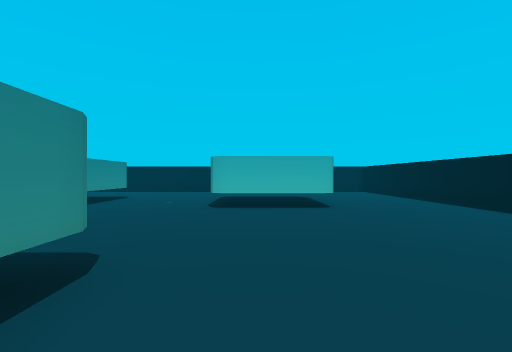
view 1 (above)

16 first-person views from a walk through a scene from a Unity 3-D project. The camera is 0.48 m above the floor, looks level and sees 90° across. The floor is counted in squares, 0.5 m on a side. Each view is taken from the middle of a square. On the plan, view 1 faces up. The plan holds only what a view shows up to about 11 squares ahead; the rest is blank. The player is left out.

view 2
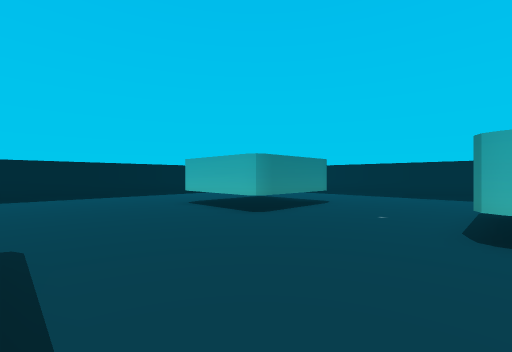

view 3
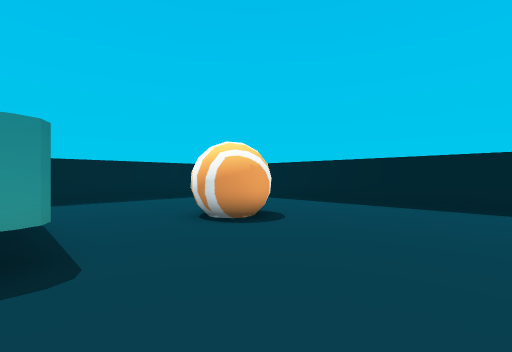

view 4
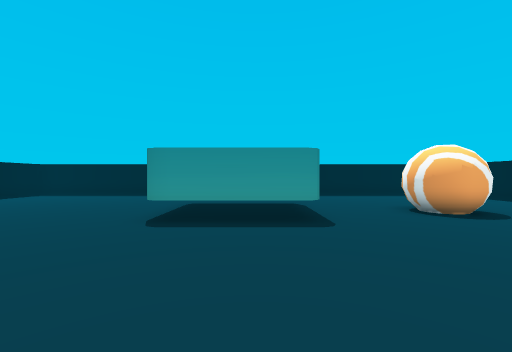

view 5
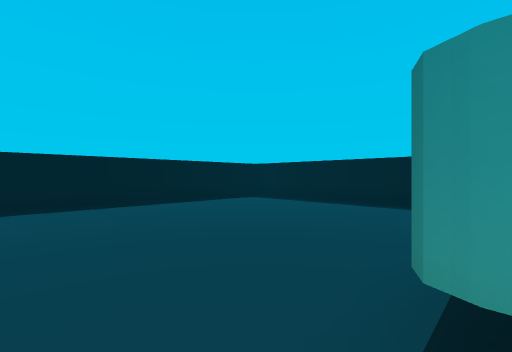

view 6
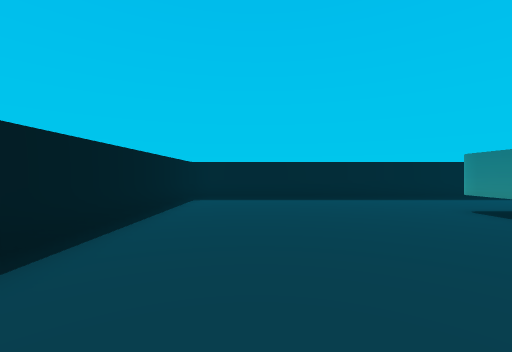

view 7
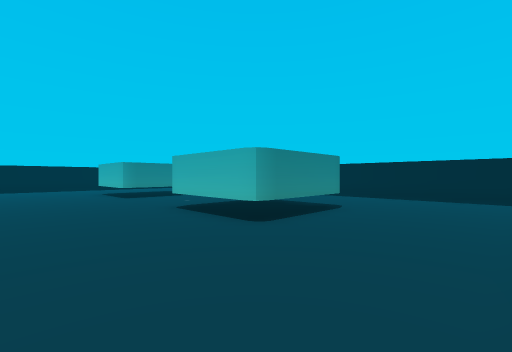

view 8
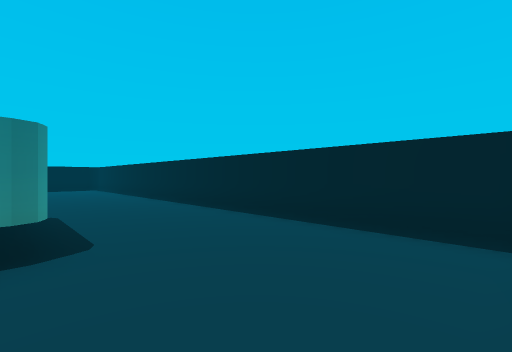

view 9
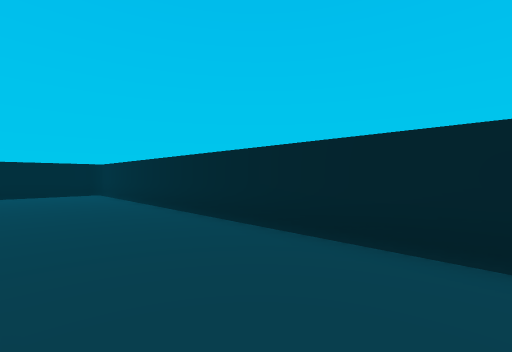

view 10
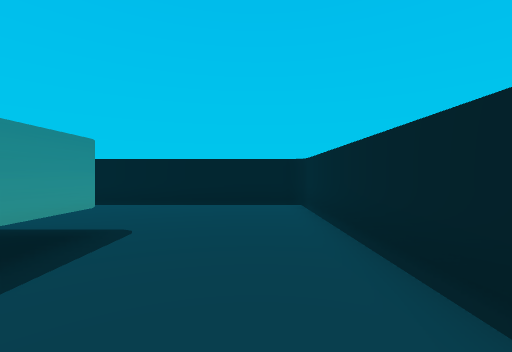

view 11
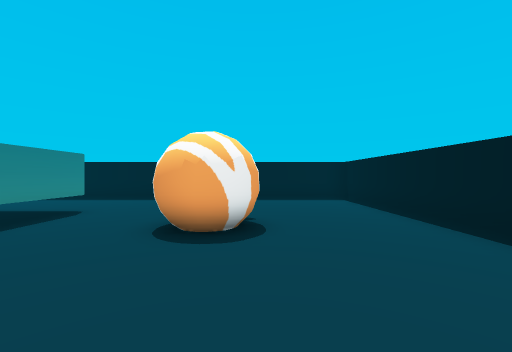

view 12
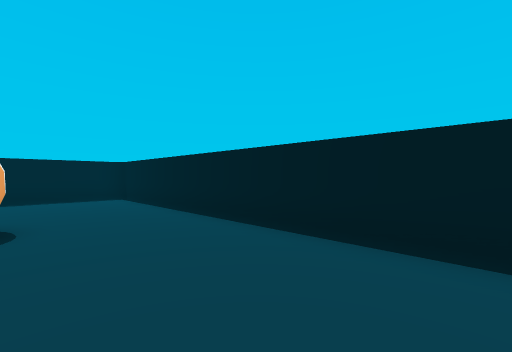

view 13
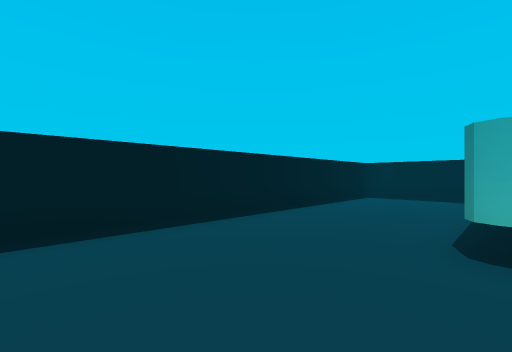

view 14
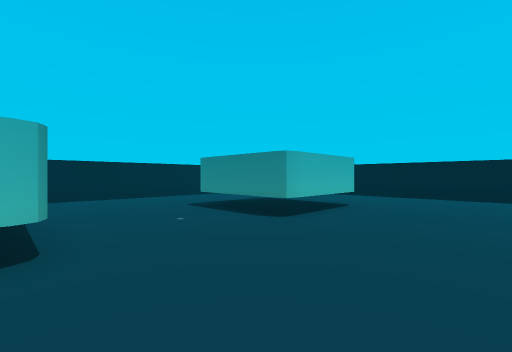

view 15
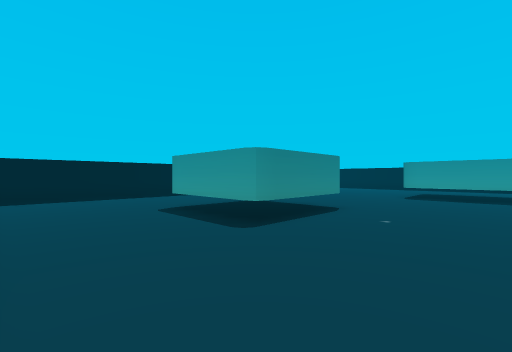

view 16
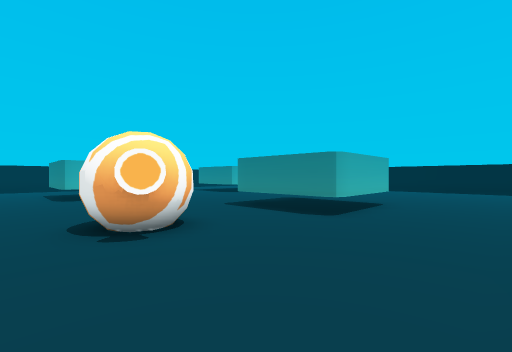

### Floor plan
Key: @ floor where view 1 was taken; # wall or solid block; . floor; T thing the floor can be seen under or through; O other object.
Columns run from 14 left of view 1 to 7 right of it. Each row starts with its distance up from view 1.
 16 ######################
 15 #....................#
 14 #....................#
 13 #....................#
 12 #....................#
 11 #....####....TTTT....#
 10 #....#  #....T  T....#
  9 #....#  #....T  T....#
  8 #....####....TTTT....#
  7 #....................#
  6 #....................#
  5 #....................#
  4 #....................#
  3 #........T###........#
  2 #....O...T  #........#
  1 #...OOO..T   ........#
  0 #....O...T  T.@......#
 -1 #........TTTT........#
 -2 #....................#
 -3 #....................#
 -4 #....................#
 -5 ######################

Where each view was taken, in squares from view 1:
view 1: 0 up, 0 right, facing up
view 2: 3 up, 1 left, facing up-left
view 3: 6 up, 5 left, facing down-left
view 4: 8 up, 4 left, facing down
view 5: 4 up, 2 left, facing down-right
view 6: 6 up, 4 right, facing down
view 7: 4 up, 6 right, facing up-left
view 8: 11 up, 6 right, facing up-left
view 9: 12 up, 1 right, facing up-left
view 10: 14 up, 5 left, facing left
view 11: 6 up, 10 left, facing down
view 12: 7 up, 10 left, facing down-left
view 13: 4 up, 9 left, facing up-left
view 14: 4 up, 6 left, facing up-right
view 15: 15 up, 5 left, facing down-right
view 16: 4 down, 11 left, facing up-right
